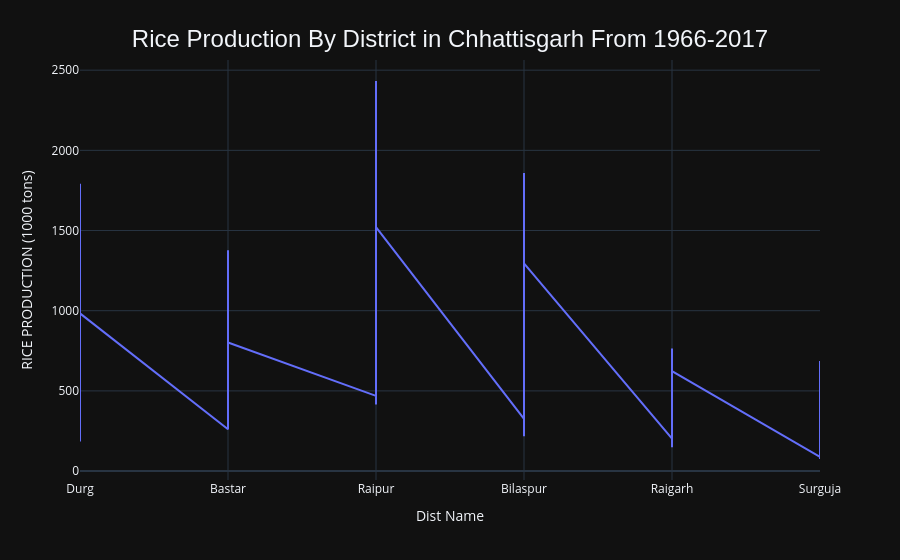

Notebook cell for this chart:
### Code cell
fig = px.line(chg_data,
              x = 'Dist Name',
              y ='RICE PRODUCTION (1000 tons)'
)

fig.update_layout(
    template = 'plotly_dark',
    title={
    'text': 'Rice Production By District in Chhattisgarh From 1966-2017',
    'x': 0.5,
    'xanchor': 'center',
    'yanchor':'top',
    'font': {'size': 24, 'family': 'Arial'}
    }
)
fig.show()

### Figure 1 — Plotly figure (JSON) as saved in the notebook; plotly's stock layout.template omitted (floating-point values rounded to 4 significant figures; data arrays with more than 128 entries replaced by an {"elided": "..."} marker saying what was removed)
{"data": [{"hovertemplate": "Dist Name=%{x}<br>RICE PRODUCTION (1000 tons)=%{y}<extra></extra>", "legendgroup": "", "line": {"color": "#636efa", "dash": "solid"}, "marker": {"symbol": "circle"}, "mode": "lines", "name": "", "orientation": "v", "showlegend": false, "type": "scatter", "x": {"elided": "312 str values"}, "xaxis": "x", "y": {"elided": "312 float values"}, "yaxis": "y"}], "layout": {"legend": {"tracegroupgap": 0}, "margin": {"t": 60}, "title": {"font": {"family": "Arial", "size": 24}, "text": "Rice Production By District in Chhattisgarh From 1966-2017", "x": 0.5, "xanchor": "center", "yanchor": "top"}, "xaxis": {"anchor": "y", "domain": [0, 1], "title": {"text": "Dist Name"}}, "yaxis": {"anchor": "x", "domain": [0, 1], "title": {"text": "RICE PRODUCTION (1000 tons)"}}}}
